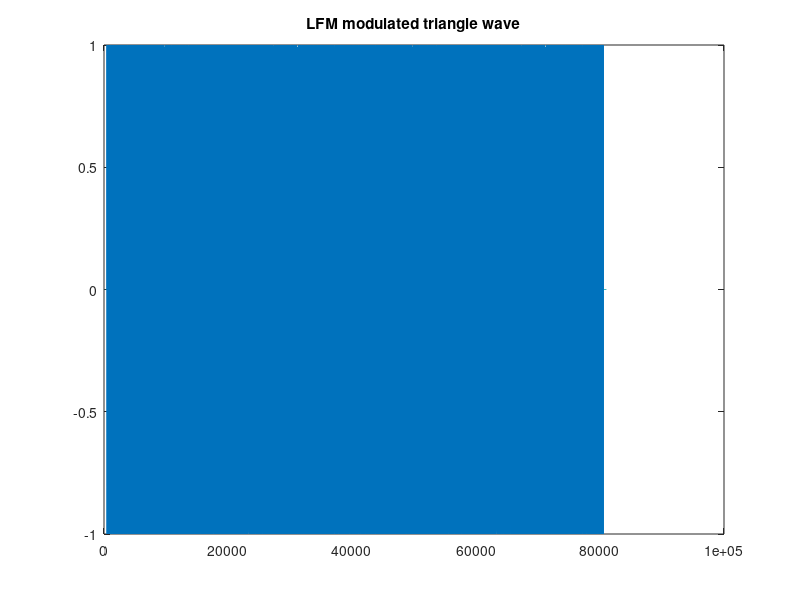

This chart was generated by the following MATLAB code: (Note: this script raises an error after producing the figure.)
%Triangle modulated signal
T=1;
f1=1000;
f2=5000;

Fs=20e3;
Ts=1/Fs;

t=0:Ts:T;
phase= 2*pi*(f1*t + (f2-f1)/(2*T)*t.^2);
x1=cos(phase);
phase= 2*pi*(f2*t - (f2-f1)/(2*T)*t.^2);
x2=cos(phase);

x=[zeros(1,500), x1,x2,x1,x2 zeros(1,500)];
figure (1);
plot (x);
title ('LFM modulated triangle wave');

figure (2);
spectrogram(x, rectwin(100), 90, 1024, Fs);
title ('Rectangular window L=100');

figure (3);
spectrogram(x, rectwin(50), 40, 1024, Fs);
title ('Rectangular window L=50');

figure (4);
spectrogram(x, kaiser(100,20), 90, 1024, Fs);
title ('Kaiser window L=100 Beta=20');
figure (5);
spectrogram(x, kaiser(50,20), 40, 1024, Fs);
title ('Kaiser window L=50 Beta=20');

figure (6);
spectrogram(x, kaiser(100,70), 90, 1024, Fs);
title ('Kaiser window L=100 Beta=70');
figure (7);
spectrogram(x, kaiser(50,70), 40, 1024, Fs);
title ('Kaiser window L=50 Beta=70');

soundsc (x, Fs);